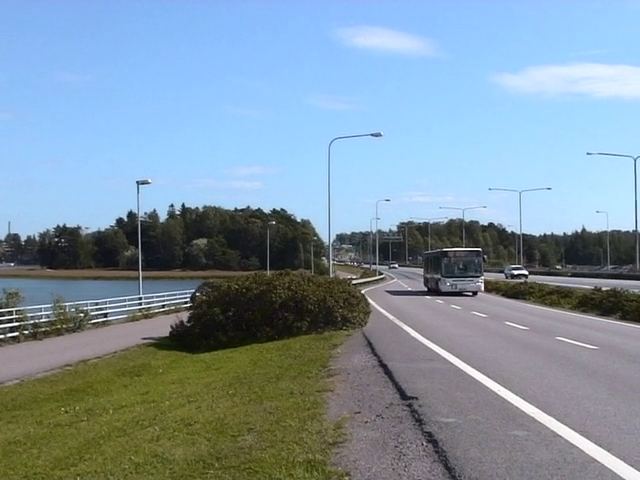
//> input picture frame 60 of aula10/dados/1.mp4, 640 x 480 px
$ ./main   (built with g++ and OpenCV 4)
//> lines starting //> are read from the running program, lines starting //| are printed output that depends on the picture; after the words box and inside, x2 and y2 are one past the last pixel; in counts of white or black regions, pixels touching at a corner belong together
/*
 * Implemente um exemplo que utilize o OTSU para binarizar as imagens contidas em um vídeo.
 *
 * Referencia:
 * - https://docs.opencv.org/3.4.0/d5/dc4/tutorial_video_input_psnr_ssim.html
 */

#include <iostream>
#include <opencv2/opencv.hpp>

using namespace cv;
using namespace std;

int main(int argc, char** argv) {

	VideoCapture video("../dados/1.mp4");

	if (!video.isOpened()) {
		cerr << "ERROR! Unable to open video\n";
		return -1;
	}

	double fps = video.get(CAP_PROP_FPS);
	double delay = (1.0 / fps) * 1000;

	namedWindow("Original", WINDOW_AUTOSIZE);
	namedWindow("Resultado", WINDOW_AUTOSIZE);

	Mat frame;
	Mat gray;
	Mat result;

	for (;;) {

		video >> frame;
//> frame is the input picture: 480 rows x 640 cols, CV_8UC3; mean B, G, R 163.2, 148.8, 128.1

		if (frame.empty())
			break;

		cvtColor(frame, gray, COLOR_BGR2GRAY);
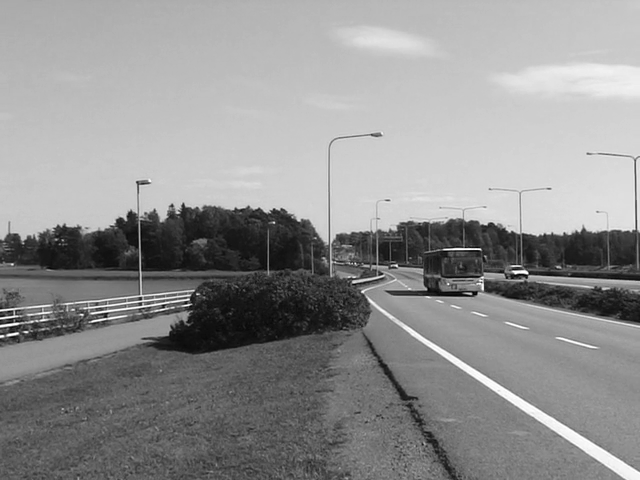
//> gray: 480 rows x 640 cols, CV_8UC1; min 0, max 255, mean 144.2
		threshold(gray, result, 0, 255, THRESH_BINARY |THRESH_OTSU);
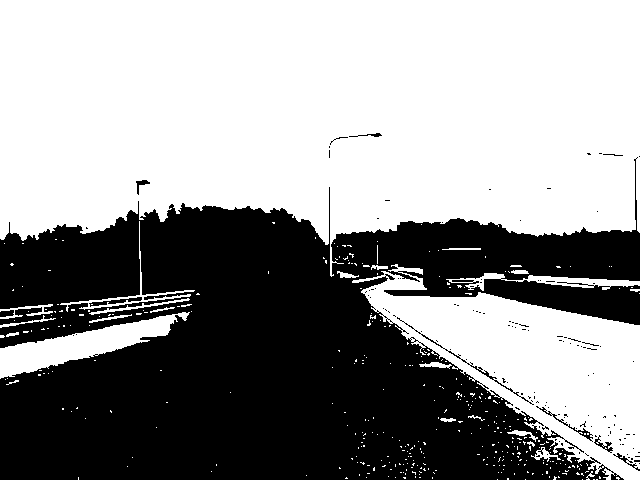
//> result: 480 rows x 640 cols, CV_8UC1; 58.2% white; 132 black regions (121 under 20 px), largest, box (x1, y1, x2, y2) and area: (0, 157, 640, 480) 127105, (397, 317, 534, 405) 258, (89, 297, 142, 307) 175

		imshow("Original", frame);
		imshow("Resultado", result);

		char c = (char) waitKey((int) delay);
//> the Esc key is pressed
		if (c == 27)
			break;
	}

	waitKey(0);
	return 0;
}

$ run again, starting later in the video
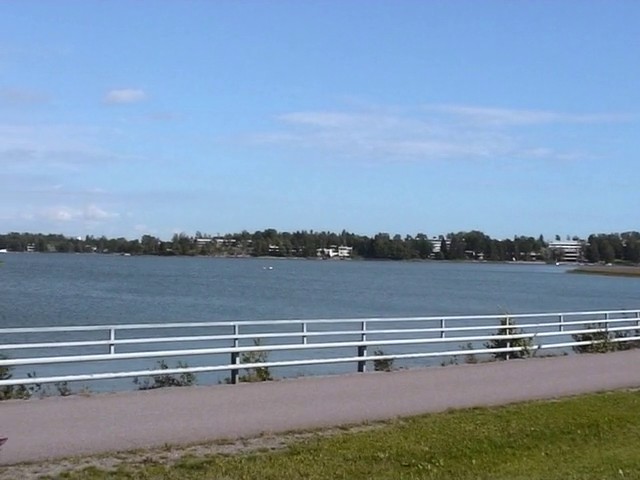
//> input picture frame 271 of aula10/dados/1.mp4, 640 x 480 px
//> frame is the input picture: 480 rows x 640 cols, CV_8UC3; mean B, G, R 170.9, 148.5, 126
//> `cvtColor(frame, gray, COLOR_BGR2GRAY);`:
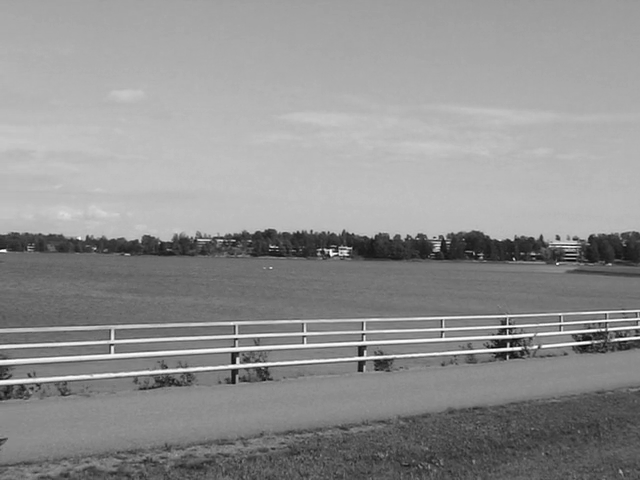
//> gray: 480 rows x 640 cols, CV_8UC1; min 0, max 255, mean 144.3
//> `threshold(gray, result, 0, 255, THRESH_BINARY |THRESH_OTSU);`:
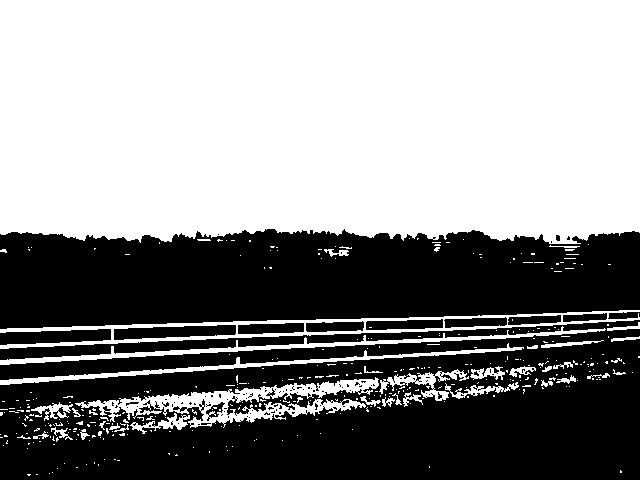
//> result: 480 rows x 640 cols, CV_8UC1; 55.3% white; 111 black regions (97 under 20 px), largest, box (x1, y1, x2, y2) and area: (0, 320, 640, 480) 77832, (0, 229, 640, 329) 53258, (0, 329, 111, 345) 1293

$ run again, starting later in the video
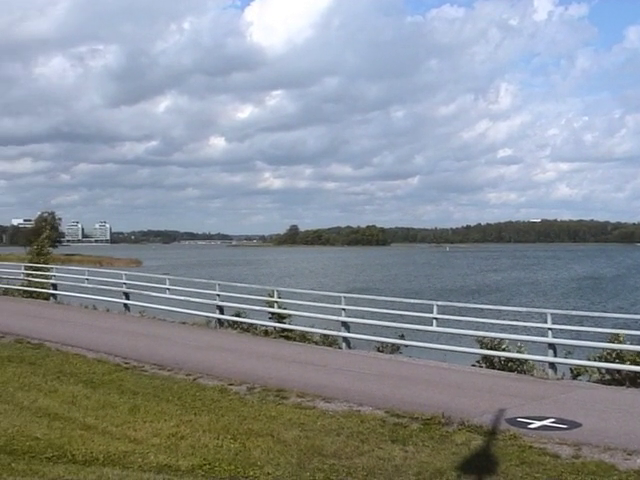
//> input picture frame 482 of aula10/dados/1.mp4, 640 x 480 px
//> frame is the input picture: 480 rows x 640 cols, CV_8UC3; mean B, G, R 151.6, 144.6, 137.3
//> `cvtColor(frame, gray, COLOR_BGR2GRAY);`:
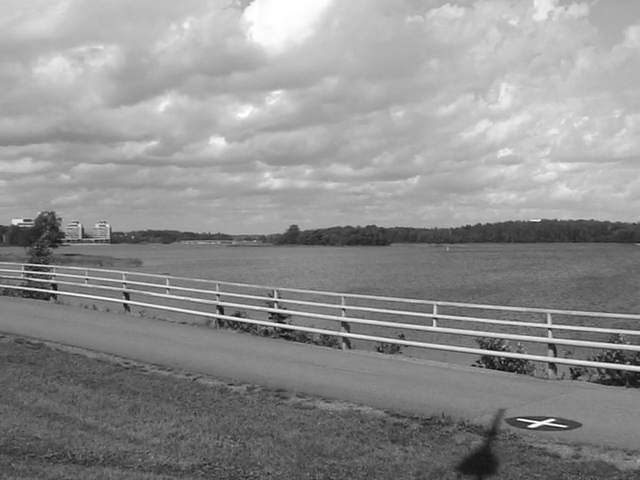
//> gray: 480 rows x 640 cols, CV_8UC1; min 10, max 255, mean 143.2
//> `threshold(gray, result, 0, 255, THRESH_BINARY |THRESH_OTSU);`:
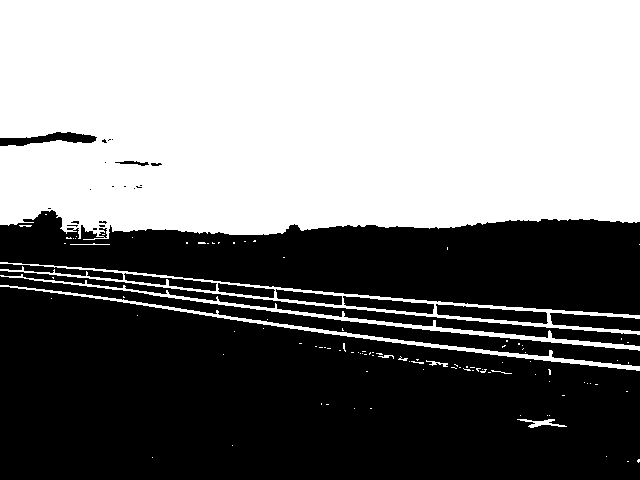
//> result: 480 rows x 640 cols, CV_8UC1; 49.9% white; 105 white regions (93 under 20 px), largest, box (x1, y1, x2, y2) and area: (0, 0, 640, 240) 144085, (0, 262, 640, 335) 3809, (0, 274, 640, 351) 2368
